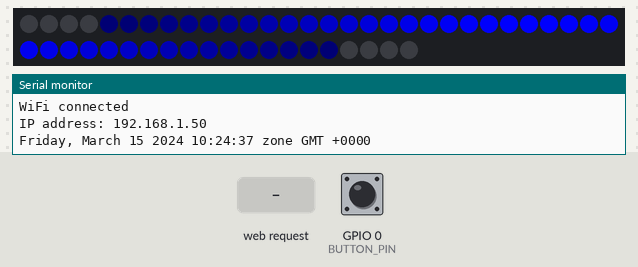
Bench run of a program on a simulated ESP32. Shown: 50 RGB LEDs in strip order, left to right, continuing on the next row, the last lines printed to the serial monitor. The test bench sets the inputs (shaded band); at power-on: GPIO 0 (BUTTON_PIN) HIGH. Dim RGB values are drawn brighter than linear; the local clock reads 2024-03-15 10:24:30 at power-on unless the program sets it; not simulated (calls return 0 or success): secrets.h.

Above: at 7.8 s.
7.9 s: GPIO 0 (BUTTON_PIN) pulled LOW for 0.15 s
At 8.8 s:
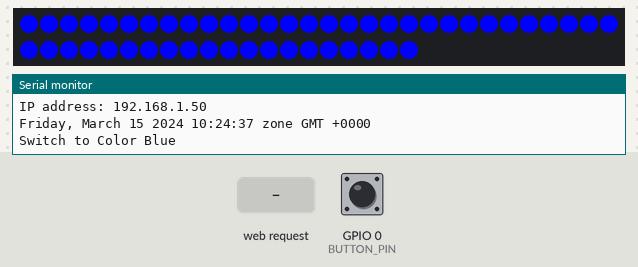
9.5 s: HTTP request GET /color received
At 10.5 s:
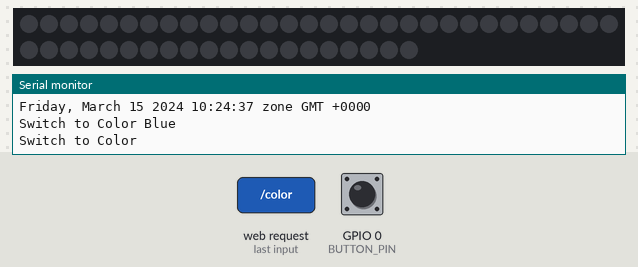
11.0 s: HTTP request GET /color?red=1 received
At 11.7 s:
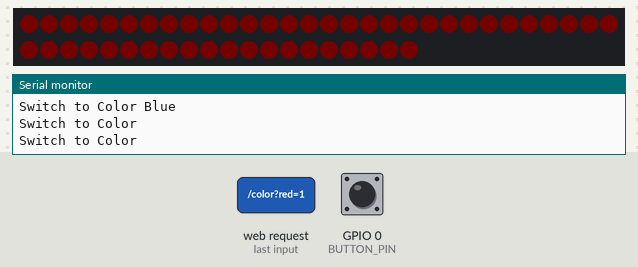
12.5 s: GPIO 0 (BUTTON_PIN) pulled LOW for 1 s
At 14.7 s:
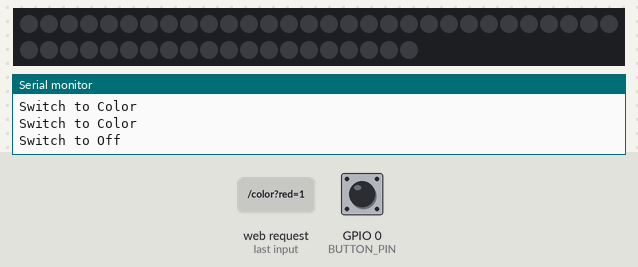
15.0 s: HTTP request GET /color?green=1 received
At 15.9 s:
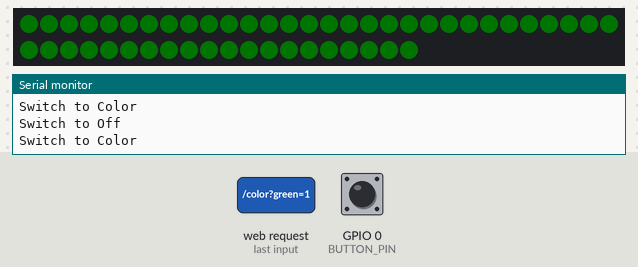
16.5 s: HTTP request GET /color?red=1&green=1&blue=1 received
At 17.0 s:
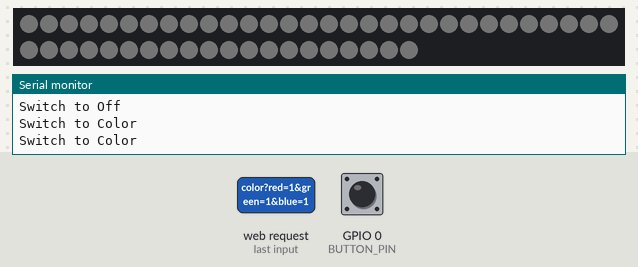
Timing chart, 0 to 19.0 s (numbered marks = the images above; inputs shaded):
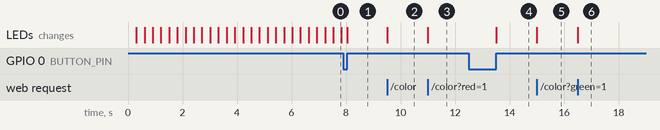

Measured:
- after the input at 7.9 s, the LEDs: change after 0.15 s (image 1)
- after the input at 9.5 s, the LEDs: change at once (image 2)
- after the input at 11.0 s, the LEDs: change at once (image 3)
- after the input at 12.5 s, the LEDs: change after 1.0 s (image 4)
- after the input at 15.0 s, the LEDs: change at once (image 5)
- after the input at 16.5 s, the LEDs: change at once (image 6)

The program:

main.cpp
```cpp
#include <Arduino.h>
#include <deepsleep.h>
#include <log.h>
#include <wlan.h>
#include <WebServer.h>
#include "settings.h"
#include <pixels.h>
#include <ArduinoJson.h>
#include <string>
#include <sstream>
#include <time.h>

WebServer server(80);
void printLocalTime();

enum PixelsStatus
{
    OFF,
    COLOR,
    COLOR_RED,
    COLOR_BLUE,
    COLOR_GREEN,
    ANIMATION
};

volatile PixelsStatus pixelsStatus = ANIMATION;
volatile bool changed = true;
volatile uint8_t red;
volatile uint8_t green;
volatile uint8_t blue;
volatile int16_t pixel = -1;

const char *ntpServer = "pool.ntp.org";

void webserver(void *parameter)
{
    sleep(2);
    setupWiFi(WLAN_SSID, WLAN_HOSTNAME, WLAN_PASSWORD);

    configTime(0, 0, ntpServer);
    setenv("TZ", "CET-1CEST,M3.5.0,M10.5.0/3", 1); // Zurich
    tzset();

    printLocalTime();

    server.on("/color", HTTP_GET, []()
              {
        pixelsStatus = COLOR;
        changed = true;
        red = (uint8_t)server.arg("red").toInt();
        green = (uint8_t)server.arg("green").toInt();
        blue  = (uint8_t)server.arg("blue").toInt();
        if (server.hasArg("pixel")) {
            pixel = (uint8_t)server.arg("pixel").toInt();
        } else {
            pixel = -1;
        }
        server.send(200); });

    server.on("/animation", HTTP_GET, []()
              {
        pixelsStatus = ANIMATION;
        changed = true; server.send(200); });

    server.on("/off", HTTP_GET, []()
              {
       pixelsStatus = OFF;
       changed = true;server.send(200); });

    server.begin();

    for (;;)
    {
        server.handleClient();
    }

    vTaskDelete(NULL);
}

long lastIsr = millis();

void IRAM_ATTR ISR()
{
    if (millis() - lastIsr > 200)
    {
        switch (pixelsStatus)
        {
        case ANIMATION:
            pixelsStatus = COLOR_BLUE;
            break;
        case COLOR:
            pixelsStatus = OFF;
            break;
        case COLOR_BLUE:
            pixelsStatus = COLOR_RED;
            break;
        case COLOR_RED:
            pixelsStatus = COLOR_GREEN;
            break;
        case COLOR_GREEN:
            pixelsStatus = OFF;
            break;
        case OFF:
            pixelsStatus = ANIMATION;
            break;
        }

        changed = true;

        lastIsr = millis();
    }
}

const int BUTTON_PIN = 0;

void setup()
{
    Serial.begin(115200);
    Log::LOG.enable();

    pinMode(GPIO_NUM_0, INPUT_PULLUP);

    attachInterrupt(GPIO_NUM_0, ISR, RISING);

    /* we create a new task here */
    xTaskCreate(
        webserver,      /* Task function. */
        "another Task", /* name of task. */
        10000,          /* Stack size of task */
        NULL,           /* parameter of the task */
        1,              /* priority of the task */
        NULL);          /* Task handle to keep track of created task */

    Log::LOG.info("Started ...");
}

void loop()
{
    if (changed)
    {
        changed = false;
        switch (pixelsStatus)
        {
        case ANIMATION:
            Log::LOG.info("Switch to Animation");
            setupPixels();
            break;
        case COLOR:
            Log::LOG.info("Switch to Color");
            setAllPixelsColor(red, green, blue);
            break;
        case COLOR_BLUE:
            Log::LOG.info("Switch to Color Blue");
            setAllPixelsColor(0, 0, 0xff);
            break;
        case COLOR_RED:
            Log::LOG.info("Switch to Color Red");
            setAllPixelsColor(0xff, 0, 0);
            break;
        case COLOR_GREEN:
            Log::LOG.info("Switch to Color Green");
            setAllPixelsColor(0, 0xff, 0);
            break;
        case OFF:
            Log::LOG.info("Switch to Off");
            teardownPixels();
            break;
        }
    }

    if (pixelsStatus == ANIMATION)
    {
        loopPixels();
    }
}

void printLocalTime()
{
    struct tm timeinfo;
    if (!getLocalTime(&timeinfo))
    {
        Serial.println("Failed to obtain time 1");
        return;
    }
    Serial.println(&timeinfo, "%A, %B %d %Y %H:%M:%S zone %Z %z ");
}
```

settings.h
```cpp
#ifndef __SETTINGS_H__
#define __SETTINGS_H__

#include "secrets.h"

#endif
```
